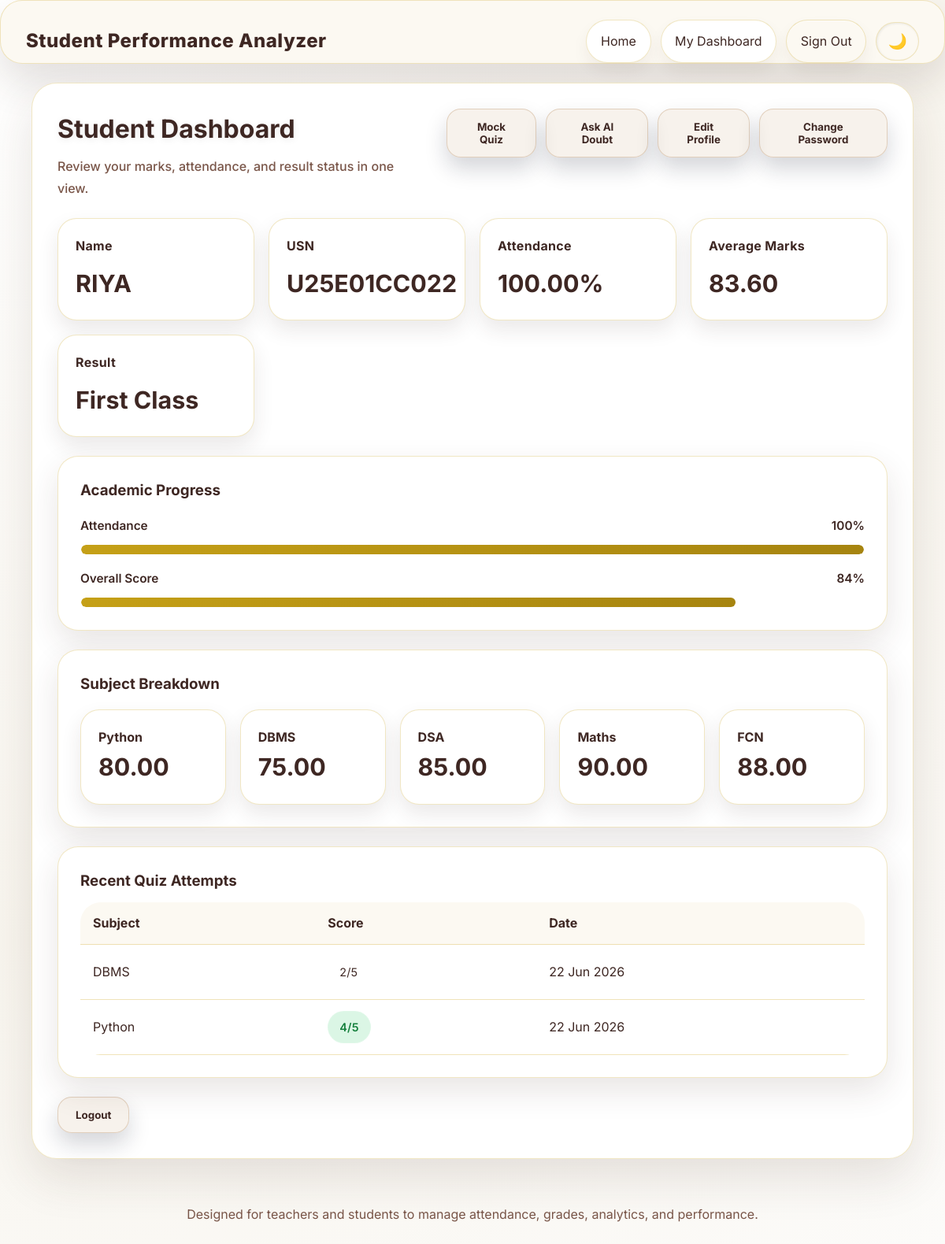
Page /student_dashboard/1 (signed in) on the committed database.
### app.py (models this page shows, shortened)
class Student(db.Model):
    id = db.Column(db.Integer, primary_key=True)
    name = db.Column(db.String(100), nullable=False)
    usn = db.Column(db.String(20), unique=True, nullable=False)
    department = db.Column(db.String(50))
    middle_name = db.Column(db.String(100))
    last_name = db.Column(db.String(100))
    address = db.Column(db.String(255))
    dob = db.Column(db.String(20))
    parent_name = db.Column(db.String(150))
    parent_contact = db.Column(db.String(30))
    blood_group = db.Column(db.String(10))
    phone_number = db.Column(db.String(30))
    linkedin = db.Column(db.String(255))
    image_filename = db.Column(db.String(255))
    attendance = db.Column(db.Float, default=0.0)
    python = db.Column(db.Float, default=0.0)
    dbms = db.Column(db.Float, default=0.0)
    dsa = db.Column(db.Float, default=0.0)
    maths = db.Column(db.Float, default=0.0)
    fcn = db.Column(db.Float, default=0.0)
    email = db.Column(db.String(120))
    parent_email = db.Column(db.String(120))
    password_hash = db.Column(db.String(256))
    is_active = db.Column(db.Boolean, default=True)
    created_at = db.Column(db.DateTime, default=datetime.now)
    updated_at = db.Column(db.DateTime, default=datetime.now, onupdate=datetime.now)
    def average_marks(self):
        return (
            self.python +
            self.dbms +
            self.dsa +
            self.maths +
            self.fcn
        ) / 5
    @hybrid_property
    def marks(self):
        return self.average_marks()
    def result(self):
        avg = self.average_marks()
        if avg >= 85:
            return "Distinction"
        elif avg >= 60:
            return "First Class"
        elif avg >= 40:
            return "Pass"
        else:
            return "Fail"

class QuizAttempt(db.Model):
    id = db.Column(db.Integer, primary_key=True)
    student_id = db.Column(db.Integer, db.ForeignKey('student.id'), nullable=False)
    subject = db.Column(db.String(50), nullable=False)
    score = db.Column(db.Integer, nullable=False)
    total_questions = db.Column(db.Integer, nullable=False)
    date_attempted = db.Column(db.DateTime, default=datetime.now)

### app.py (the view)
@app.route('/student_dashboard/<int:id>')
@login_required(role='student')
def student_dashboard(id):
    if session.get('student_id') != id:
        flash('You are not authorized to view that student.', 'danger')
        return redirect(url_for('student'))
    student_obj = Student.query.get_or_404(id)
    announcements = Announcement.query.order_by(
        Announcement.is_pinned.desc(),
        Announcement.created_at.desc()
    ).limit(5).all()
    recent_quizzes = QuizAttempt.query.filter_by(student_id=id).order_by(
        QuizAttempt.date_attempted.desc()
    ).limit(5).all()
    return render_template(
        'student_dashboard.html',
        student=student_obj,
        announcements=announcements,
        recent_quizzes=recent_quizzes
    )

### app.py (called while the page is built)
@app.before_request
def csrf_protect():
    if request.method in ('POST', 'PUT', 'DELETE', 'PATCH'):
        if request.is_json:
            return
        token = session.get('_csrf_token', None)
        form_token = request.form.get('_csrf_token', None)
        if not token or token != form_token:
            abort(403)

@app.context_processor
def inject_csrf():
    return {'csrf_token': generate_csrf_token}

@app.before_request
def manage_session():
    session.permanent = True
    session.modified = True

def login_required(role=None):
    def decorator(f):
        @wraps(f)
        def wrapped(*args, **kwargs):
            if 'role' not in session:
                flash('Please log in to access that page.', 'warning')
                return redirect(url_for('home'))
            if role and session.get('role') != role:
                flash('Access denied.', 'danger')
                return redirect(url_for('home'))
            return f(*args, **kwargs)
        return wrapped
    return decorator

@app.context_processor
def inject_user():
    return {
        'user_role': session.get('role'),
        'student_id': session.get('student_id')
    }

### templates/student_dashboard.html (shortened to what this page needs)
{% extends 'base.html' %}
{% block content %}
<div class="page-header student-page-header">
    <div>
        <h1 class="page-title">Student Dashboard</h1>
        <p class="page-subtitle">Review your marks, attendance, and result status in one view.</p>
    </div>
    <div class="header-actions">
        <a href="{{ url_for('student_quiz', id=student.id) }}"><button type="button" class="secondary">Mock Quiz</button></a>
        <a href="{{ url_for('student_chat', id=student.id) }}"><button type="button" class="secondary">Ask AI Doubt</button></a>
        <a href="{{ url_for('student_profile', id=student.id) }}"><button type="button" class="secondary">Edit Profile</button></a>
        <a href="{{ url_for('student_change_password', id=student.id) }}"><button type="button" class="secondary">Change Password</button></a>
    </div>
</div>
<div class="stat-grid">
    <div class="stat-card">
        <h3>Name</h3>
        <p>{{ student.name }}</p>
    </div>
    <div class="stat-card">
        <h3>USN</h3>
        <p>{{ student.usn }}</p>
    </div>
    <div class="stat-card">
        <h3>Attendance</h3>
        <p>{{ "%.2f"|format(student.attendance) }}%</p>
    </div>
    <div class="stat-card">
        <h3>Average Marks</h3>
        <p>{{ "%.2f"|format(student.marks) }}</p>
    </div>
    <div class="stat-card">
        <h3>Result</h3>
        <p>{{ student.result() }}</p>
    </div>
</div>
<div class="card" style="margin-top: 24px;">
    <h3>Academic Progress</h3>
    <div class="progress-group">
        <div class="progress-label"><span>Attendance</span><span>{{ "%.0f"|format(student.attendance) }}%</span></div>
        <div class="progress-track"><div class="progress-fill" style="width: {{ student.attendance if student.attendance <= 100 else 100 }}%;"></div></div>
    </div>
    <div class="progress-group">
        <div class="progress-label"><span>Overall Score</span><span>{{ "%.0f"|format(student.marks) }}%</span></div>
        <div class="progress-track"><div class="progress-fill" style="width: {{ student.marks if student.marks <= 100 else 100 }}%;"></div></div>
    </div>
</div>
<div class="card" style="margin-top: 24px;">
    <h3>Subject Breakdown</h3>
    <div class="grid" style="grid-template-columns: repeat(auto-fit, minmax(180px, 1fr)); gap: 18px; margin-top: 18px;">
        {% for label, value in [('Python', student.python), ('DBMS', student.dbms), ('DSA', student.dsa), ('Maths', student.maths), ('FCN', student.fcn)] %}
        <div class="stat-card">
            <h4>{{ label }}</h4>
            <p>{{ "%.2f"|format(value) }}</p>
        </div>
        {% endfor %}
    </div>
</div>
{% if recent_quizzes %}
<div class="card" style="margin-top: 24px;">
    <h3>Recent Quiz Attempts</h3>
    <div class="table-card responsive-table" style="margin-top:12px;box-shadow:none;border:none;padding:0;">
        <table>
            <thead>
                <tr>
                    <th>Subject</th>
                    <th>Score</th>
                    <th>Date</th>
                </tr>
            </thead>
            <tbody>
                {% for q in recent_quizzes %}
                <tr>
                    <td>{{ q.subject }}</td>
                    <td><span class="badge {{ 'positive' if q.score >= 3 else '' }}">{{ q.score }}/{{ q.total_questions }}</span></td>
                    <td>{{ q.date_attempted.strftime('%d %b %Y') }}</td>
                </tr>
                {% endfor %}
            </tbody>
        </table>
    </div>
</div>
{% endif %}
<div style="margin-top: 24px;">
    <a href="{{ url_for('logout') }}"><button type="button" class="secondary">Logout</button></a>
</div>
{% endblock %}

### static/style.css (style rules this page uses)
:root { --bg: #fcfbf9; --surface: #ffffff; --surface-strong: #ffffff; --surface-soft: #fcf9f2; --border: rgba(197, 160, 23, 0.25); --text: #3E2723; --muted: #795548; --accent: #C5A017; --accent-strong: #a6840f; --danger: #dc2626; --bg-gradient-from: #ffffff; --bg-gradient-to: #f8f5ee; }
* { box-sizing: border-box; margin: 0; padding: 0; font-family: 'Inter', 'Segoe UI', sans-serif; }
html, body { min-height: 100%; background: radial-gradient(circle at top left, var(--bg-gradient-from) 0%, var(--bg-gradient-to) 60%, var(--bg) 100%); color: var(--text); overflow-x: hidden; }
body { line-height: 1.6; background-attachment: fixed; }
a { color: inherit; text-decoration: none; }
.page-header { margin-bottom: 24px; }
.page-header.student-page-header, .page-header.teacher-page-header { display: flex; justify-content: space-between; align-items: flex-start; gap: 24px; }
.header-actions { display: flex; align-items: flex-start; gap: 12px; }
.page-title { font-size: clamp(2rem, 2.4vw, 2.6rem); margin-bottom: 8px; color: var(--text); text-shadow: 0 2px 10px rgba(15, 23, 42, 0.08); }
.page-subtitle { color: var(--muted); max-width: 820px; line-height: 1.75; font-weight: 500; }
.grid { display: grid; gap: 20px; }
.form-card, .card, .table-card { background: var(--surface); border: 1px solid var(--border); border-radius: 26px; padding: 28px; backdrop-filter: blur(16px); box-shadow: 0 16px 40px rgba(62, 39, 35, 0.12); }
button, .btn { cursor: pointer; border: none; border-radius: 18px; padding: 14px 22px; background: linear-gradient(135deg, var(--accent), var(--accent-strong)); color: #fff; font-weight: 700; transition: transform 0.18s ease, filter 0.18s ease, box-shadow 0.18s ease; box-shadow: 0 14px 28px rgba(15, 23, 42, 0.18); }
button.secondary, .btn.secondary { background: rgba(210, 180, 150, 0.18); color: var(--text); border: 1px solid rgba(197, 165, 130, 0.45); }
.table-card table { width: 100%; border-collapse: collapse; min-width: 680px; }
.table-card th, .table-card td { padding: 14px 16px; text-align: left; border-bottom: 1px solid rgba(212, 175, 55, 0.35); }
.table-card th { color: var(--text); font-weight: 700; background: var(--surface-soft); }
.table-card tbody tr:nth-child(even) { background: transparent; }
.table-card tbody tr:nth-child(odd) { background: transparent; }
.responsive-table { overflow-x: auto; }
.stat-grid { display: grid; grid-template-columns: repeat(auto-fit, minmax(220px, 1fr)); gap: 18px; }
.stat-card { padding: 22px; border-radius: 24px; background: var(--surface); border: 1px solid var(--border); box-shadow: inset 0 1px 0 rgba(255,255,255,0.6), 0 12px 26px rgba(62, 39, 35, 0.10); }
.stat-card h3 { margin-bottom: 10px; color: var(--text); font-size: 1rem; letter-spacing: 0.02em; }
.stat-card p { font-size: 1.9rem; font-weight: 700; color: var(--text); }
.progress-group { margin-top: 18px; }
.progress-label { display: flex; justify-content: space-between; margin-bottom: 10px; color: var(--text); font-size: 0.96rem; font-weight: 600; }
.progress-track { width: 100%; height: 14px; border-radius: 999px; background: rgba(255, 255, 255, 0.1); overflow: hidden; border: 1px solid rgba(255, 255, 255, 0.12); }
.progress-fill { height: 100%; border-radius: 999px; background: linear-gradient(90deg, var(--accent), var(--accent-strong)); }
.badge { padding: 8px 14px; border-radius: 999px; display: inline-flex; align-items: center; background: rgba(255, 255, 255, 0.08); color: var(--text); border: 1px solid rgba(255, 255, 255, 0.12); font-size: 0.9rem; letter-spacing: 0.01em; }
.badge.positive { background: rgba(34, 197, 94, 0.16); color: #15803d; font-weight: 600; }
.positive { background: rgba(220, 252, 231, 0.32); color: #15803d; font-weight: 600; }
.badge { padding: 8px 14px; border-radius: 999px; display: inline-flex; align-items: center; background: rgba(255,255,255,0.08); color: var(--text); }

### rows in the picture
Student: name "RIYA", usn "U25E01CC022", attendance "100.00", marks "83.60", result "First Class", attendance "100", marks "84", label "Python", python "80.00", label "DBMS", dbms "75.00", label "DSA", dsa "85.00", label "Maths", maths "90.00", label "FCN", fcn "88.00"
QuizAttempt: subject "DBMS", score "2", total_questions "5", date_attempted "22 Jun 2026"
QuizAttempt: subject "Python", score "4", total_questions "5", date_attempted "22 Jun 2026"
